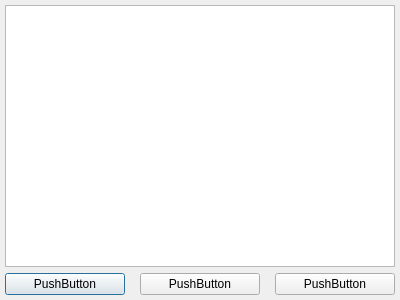
<?xml version="1.0" encoding="UTF-8"?>
<ui version="4.0">
 <class>SectorsDialog</class>
 <widget class="QDialog" name="SectorsDialog">
  <property name="geometry">
   <rect>
    <x>0</x>
    <y>0</y>
    <width>400</width>
    <height>300</height>
   </rect>
  </property>
  <property name="windowTitle">
   <string>Секторы</string>
  </property>
  <layout class="QGridLayout" name="gridLayout">
   <property name="leftMargin">
    <number>5</number>
   </property>
   <property name="topMargin">
    <number>5</number>
   </property>
   <property name="rightMargin">
    <number>5</number>
   </property>
   <property name="bottomMargin">
    <number>5</number>
   </property>
   <item row="0" column="0">
    <widget class="QListWidget" name="listWidget"/>
   </item>
   <item row="1" column="0">
    <layout class="QHBoxLayout" name="horizontalLayout">
     <item>
      <widget class="QPushButton" name="pushButton_2">
       <property name="minimumSize">
        <size>
         <width>120</width>
         <height>0</height>
        </size>
       </property>
       <property name="text">
        <string>PushButton</string>
       </property>
      </widget>
     </item>
     <item>
      <spacer name="horizontalSpacer">
       <property name="orientation">
        <enum>Qt::Horizontal</enum>
       </property>
       <property name="sizeHint" stdset="0">
        <size>
         <width>40</width>
         <height>20</height>
        </size>
       </property>
      </spacer>
     </item>
     <item>
      <widget class="QPushButton" name="pushButton">
       <property name="minimumSize">
        <size>
         <width>120</width>
         <height>0</height>
        </size>
       </property>
       <property name="text">
        <string>PushButton</string>
       </property>
      </widget>
     </item>
     <item>
      <spacer name="horizontalSpacer_2">
       <property name="orientation">
        <enum>Qt::Horizontal</enum>
       </property>
       <property name="sizeHint" stdset="0">
        <size>
         <width>40</width>
         <height>20</height>
        </size>
       </property>
      </spacer>
     </item>
     <item>
      <widget class="QPushButton" name="pushButton_3">
       <property name="minimumSize">
        <size>
         <width>120</width>
         <height>0</height>
        </size>
       </property>
       <property name="text">
        <string>PushButton</string>
       </property>
      </widget>
     </item>
    </layout>
   </item>
  </layout>
 </widget>
 <resources/>
 <connections/>
</ui>
